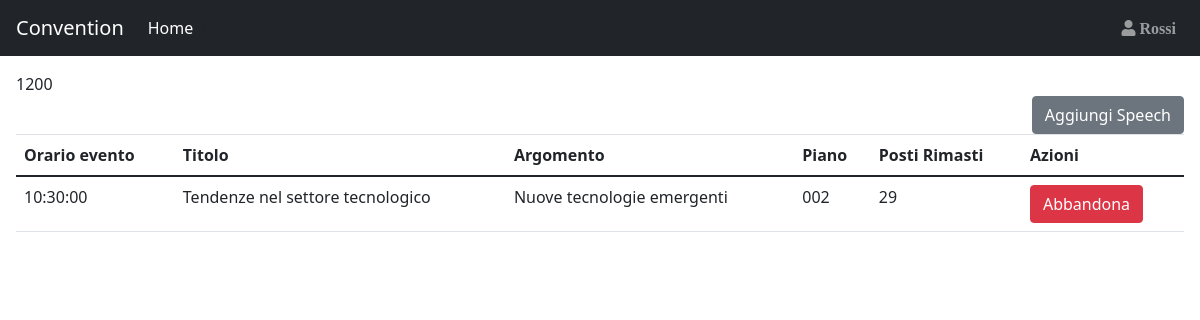
Page /Sito_convention/index.php (signed in) on the committed database.
### tables this page shows
CREATE TABLE IF NOT EXISTS Partecipante(
    IDPart INT(3) NOT NULL AUTO_INCREMENT,
    NomePart VARCHAR(20) NULL,
    CognomePart VARCHAR(20) NULL,
    TipologiaPart VARCHAR(20) NULL,
    PRIMARY KEY(IDPart)
);

CREATE TABLE IF NOT EXISTS Programma(
    IDProgramma INT(3) NOT NULL AUTO_INCREMENT,
    FasciaOraria TIME NULL,
    IDSpeech_fk INT(3) NULL,
    NomeSala_fk VARCHAR(20) NULL,
    FOREIGN KEY(IDSpeech_fk) REFERENCES Speech(IDSpeech),
    FOREIGN KEY(NomeSala_fk) REFERENCES Sala(NomeSala),
    PRIMARY KEY(IDProgramma)
);

CREATE TABLE IF NOT EXISTS Speech(
    IDSpeech INT(3) NOT NULL AUTO_INCREMENT,
    Titolo VARCHAR(100) NULL,
    Argomento VARCHAR(100) NULL,
    PRIMARY KEY(IDSpeech)
);

CREATE TABLE IF NOT EXISTS Piano(
    Numero CHAR(3) NOT NULL,
    PRIMARY KEY(Numero)
);

### Sito_convention/utilitis.php (called while the page is built, shortened)
<?php
    function isArel(){
        if(isset($_SESSION["RelAnche"])){
            return true;
        }else{
            return false;
        }
    }
    function isPart(){
        if(isset($_SESSION["idPart"])){
            return true;
        }else{
            return false;
        }
    }
    function is_NOTAnonymus() {
        if(isArel() || isPart()){
            return true;
        }
        else{
            return false;
        }
    };
?>

### Sito_convention/Database.php (called while the page is built, shortened)
<?php
    class Database {
        private static $host = "localhost";
        private static $username = "root";
        private static $password = "";
        private static $database = "Convention";
        private static $connection;
        public static function connect() {
            self::$connection = new mysqli(self::$host, self::$username, self::$password, self::$database);
            return true;
        }
        public static function executeQuery($query,$parametri,$flag) {
            $stmt = self::$connection->prepare($query);
		    $stmt->bind_param(...$parametri);
            $result2=$stmt->execute();
            $result = $stmt->get_result();
            if ($flag){
                return $result;
            }else{
                return $result2;
            }
        }
    }
?>

### Sito_convention/index.php (the view, shortened to what this page needs)
<!DOCTYPE html>
<html lang="en">
<head>
</head>
<body>
    <?php
        include "Database.php";
        include "utilitis.php";
        $where="Home";
        include_once("navbar.php");
    ?>
    <div class="container-fluid p-3">
        <?php
            if(is_NOTAnonymus()){
                echo (intval($_COOKIE['Tempo_Sessione']) - time())."<br>";
                if (Database::connect()){
                    if(isPart()){
                        $queryTab= "SELECT FasciaOraria,Titolo,Argomento,IDSpeech,NpostiSala,Numero,PostiRimasti FROM Sceglie,Programma,Speech,Sala,Piano,PostiRimastiPerFasciaOraria WHERE Sceglie.IDProgramma_fk = Programma.IDProgramma AND Speech.IDSpeech = Programma.IDSpeech_fk AND Programma.NomeSala_fk = Sala.NomeSala AND Sala.Numero_fk = Piano.Numero AND Sala.NomeSala = PostiRimastiPerFasciaOraria.NomeSalaView AND Sceglie.IDPart_fk = ?";
                        $parametri=["i",$_SESSION['idPart']];
                        if($risultatoSpeech=Database::executeQuery($queryTab,$parametri,true)){
                            $htmlmio=<<<XYZ
                            <div class="row">
                                <div class="col text-end">
                                    <form action="AggiungiSpeech.php" method="post">
                                        <button class="btn btn-secondary" type="submit">Aggiungi Speech</button>
                                    </form>
                                </div>
                            </div>
                            XYZ;
                            echo $htmlmio;
                            if (!($risultatoSpeech->num_rows) == 0){
                                $htmlmio=<<<XYZ
                                <table class='table'>
                                    <thead>
                                        <tr>
                                            <th>Orario evento</th>
                                            <th>Titolo</th>
                                            <th>Argomento</th>
                                            <th>Piano</th>
                                            <th>Posti Rimasti</th>
                                            <th>Azioni</th>
                                        </tr>
                                    </thead>
                                    <tbody>
                                XYZ;
                                echo $htmlmio;
                                while($Risposta_speech=mysqli_fetch_array($risultatoSpeech)) {
                                    echo "<tr>";
                                        echo "<td>" . $Risposta_speech["FasciaOraria"] . "</td>";
                                        echo "<td>" . $Risposta_speech["Titolo"] . "</td>";
                                        echo "<td>" . $Risposta_speech["Argomento"] . "</td>";
                                        echo "<td>" . $Risposta_speech["Numero"] . "</td>";
                                        echo "<td>" . $Risposta_speech["PostiRimasti"] . "</td>";
                                        echo "<td><form action='Abbandona.php' method='POST'><input type='hidden' name='IdPart' value=".$_SESSION['idPart']." /><input type='hidden' name='QualeSpeech' value=".$Risposta_speech["IDSpeech"]." /><button type='submit' class='btn btn-danger'>Abbandona</button></form></td>";
                                }
                            }
                            else{
                                echo "Non partecipi a nessun speech";
                            }
                        }
                    }
                }
            }
        ?>
    </div>
</body>
</html>

### Sito_convention/navbar.php (shortened to what this page needs)
<nav class="navbar navbar-expand-md bg-dark navbar-dark sticky-top">
    <a class="navbar-brand" href="index.php">Convention</a>
    <div id="navb" class="navbar-collapse collapse hide">
        <ul class="navbar-nav">
        <li class="nav-item active">
            <a class="nav-link" href="index.php"><?php echo $where; ?></a>
        </li>
        </ul>
        <?php
            include_once("dependences.php");
            if(is_NOTAnonymus()){
                if (Database::connect()){
                    $queryTab= "SELECT NomePart,CognomePart FROM Partecipante WHERE IDPart = ?";
                    $parametri=["i",$_SESSION['idPart']];
                    if($risultatoUser=Database::executeQuery($queryTab,$parametri,true)){
                        if (($risultatoUser->num_rows) == 1){
                            $Risposta_user=$risultatoUser->fetch_assoc();
                            $htmlmio = <<<XYZ
                            <ul class="nav navbar-nav ml-auto dropleft">
                                <div class="dropdown">
                                <div class="dropdown-menu" aria-labelledby="dropdownMenuButton">
                                <a class="dropdown-item" href="#">Info Account</a>
                                <a class="dropdown-item" href="destroyer_session.php"><span class="fas fa-sign-in-alt"></span> Logout</a>
                                </div>
                            </div>
                                <a type="button" id="dropdownMenuButton" data-toggle="dropdown" aria-haspopup="true" aria-expanded="false" class="nav-link" href="#"><span class="fas fa-user"> {$Risposta_user['CognomePart']} </span></a>
                                </div>
                            </li>
                            </ul>
                            XYZ;
                            echo $htmlmio;
                        }
                        else{
                            header("Location: ./destroyer_session.php?call=controllo utente 2 header");
                            exit;
                        }
                    }
                }
            }
        ?>
</nav>

### rows in the picture
partecipante: CognomePart "Rossi"
programma: FasciaOraria "10:30:00", IDSpeech_fk.Titolo "Tendenze nel settore tecnologico", IDSpeech_fk.Argomento "Nuove tecnologie emergenti", piano.Numero "002", PostiRimasti "29"

### other values in the picture
$where "Home"
